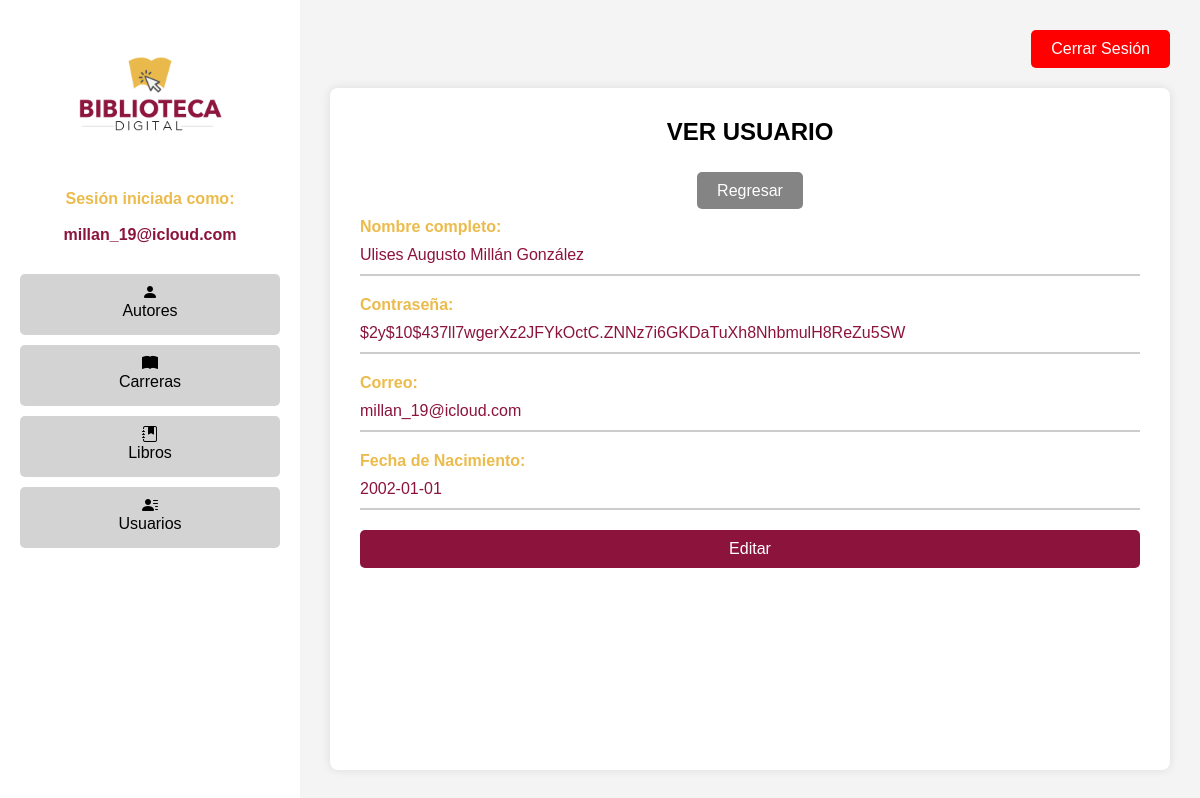
/Login/ver_usuario.php?id=1 (signed in), run on the app's committed database.
### tables this page shows
CREATE TABLE `usuarios` (
  `id` int(5) NOT NULL,
  `nombres` varchar(100) DEFAULT NULL,
  `apellidos` varchar(100) DEFAULT NULL,
  `correo` varchar(50) DEFAULT NULL,
  `contrasena` varchar(255) DEFAULT NULL,
  `fechanacimiento` date DEFAULT NULL
);

### Login/ver_usuario.php (the view, shortened to what this page needs)
<!DOCTYPE html>
<html lang="es">
<head>
    <link rel="stylesheet" href="styles_admin.css">
    <link rel="stylesheet" href="https://cdn.jsdelivr.net/npm/bootstrap-icons@1.7.2/font/bootstrap-icons.css">
</head>
<body>
    <div class="container">
    <?php include "menu.php"; ?>
        <section class="main-content">
            <div class="header">
                <a href="salir.php" class="btn-logout">Cerrar Sesión</a>
            </div>
            <div class="content">
            <h1>VER USUARIO</h1>
            <br><br>
                <a href="usuarios.php" class="btn-volver">Regresar</a>
                <br><br>
                <div class="user-info2">
                    <?php
                    require "conexion.php";
                    $id_usuario = $_GET['id'];
                    $verusuario = "SELECT * FROM usuarios WHERE id = '$id_usuario'";
                    $resultado = mysqli_query($conectar, $verusuario);
                    $fila = $resultado->fetch_array();
                    ?>
        <div class="user-section">
        <span class="label">Nombre completo:</span> <br> <span class="value"><?php echo $fila["nombres"] . " " . $fila["apellidos"]; ?></span>
            <hr>
        </div>
        <div class="user-section">
            <span class="label">Contraseña:</span> <br> <span class="value"><?php echo $fila["contrasena"]; ?></span>
            <hr>
        </div>
        <div class="user-section">
            <span class="label">Correo:</span> <br> <span class="value"><?php echo $fila["correo"]; ?></span>
            <hr>
        </div>
        <div class="user-section">
            <span class="label">Fecha de Nacimiento:</span> <br> <span class="value"><?php echo $fila["fechanacimiento"]; ?></span>
            <hr>
        </div>
        <a href="editar_usuario.php?id=<?php echo $fila['id']; ?>"><button type="submit" class="btn btn-secondary">Editar</button></a>
    </div>
            </div>
        </section>
    </div>
</body>
</html>

### Login/styles_admin.css (style rules this page uses)
* { margin: 0; padding: 0; box-sizing: border-box; }
body { font-family: Arial, sans-serif; background-color: #f4f4f4; }
:root { --color1: #ebbb4c; --color2: #8c143c; }
.container { display: flex; height: 100vh; text-align: center; }
.main-content { flex: 1; display: flex; flex-direction: column; justify-content: flex-start; padding: 30px; background-color: #f4f4f4; }
.header { display: flex; justify-content: flex-end; margin-bottom: 20px; }
a { text-decoration: none; }
.btn-logout { background-color: red; color: white; border: none; padding: 10px 20px; cursor: pointer; font-size: 16px; border-radius: 5px; }
.btn-volver { background-color: #848484; color: white; border: none; padding: 10px 20px; cursor: pointer; font-size: 16px; border-radius: 5px; }
.content { background-color: white; padding: 30px; box-shadow: 0 0 10px rgba(0, 0, 0, 0.1); border-radius: 8px; flex-grow: 1; }
.btn-secondary, a.btn-secondary { background-color: var(--color2); color: white; text-decoration: none; }
.btn, a.btn-secondary { width: 100%; padding: 10px; border: none; border-radius: 5px; font-size: 16px; cursor: pointer; display: inline-block; text-align: center; box-sizing: border-box; }
.user-info2 { max-width: 100%; text-align: left; }
.user-section { margin-bottom: 20px; width: 100%; }
.label { font-weight: bold; color: var(--color1); display: inline-block; width: 100%; margin-bottom: 10px; }
.value { color: var(--color2); }
hr { border: none; border-top: 2px solid #cccccc; max-width: 100%; margin: 10px 0; }

### data on the page
usuarios: nombres "Ulises Augusto", apellidos "Millán González", contrasena "$2y$10$437ll7wgerXz2JFYkOctC.ZNNz7i6GKDaTuXh8NhbmulH8ReZu5SW", correo "millan_19@icloud.com", fechanacimiento "2002-01-01"

### other printed values
$usuario "millan_19@icloud.com"
